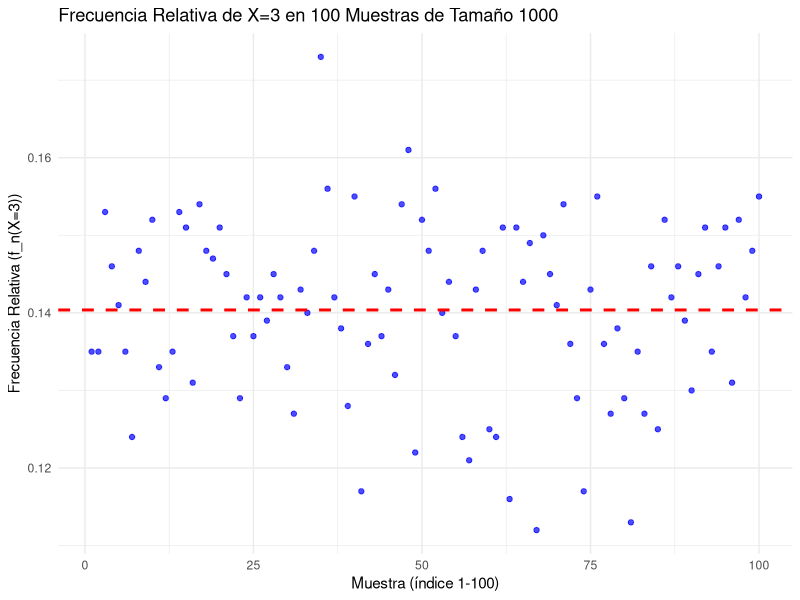
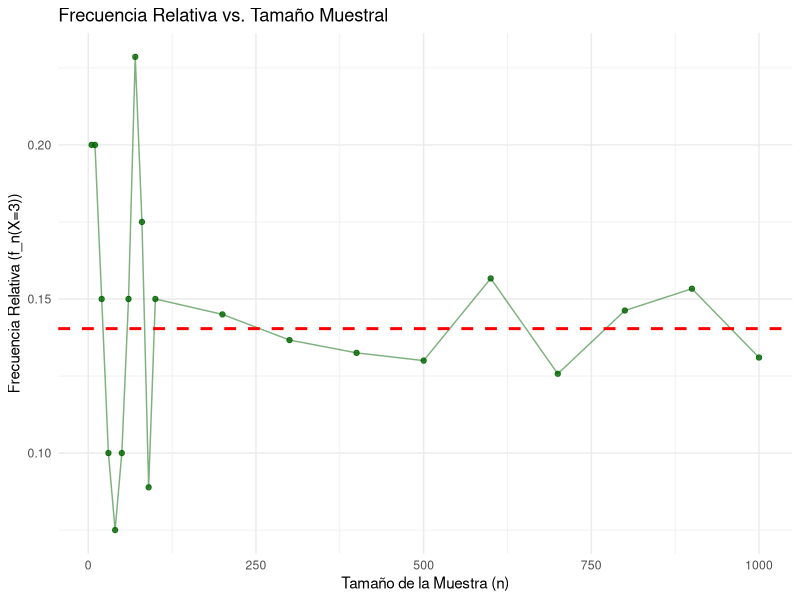
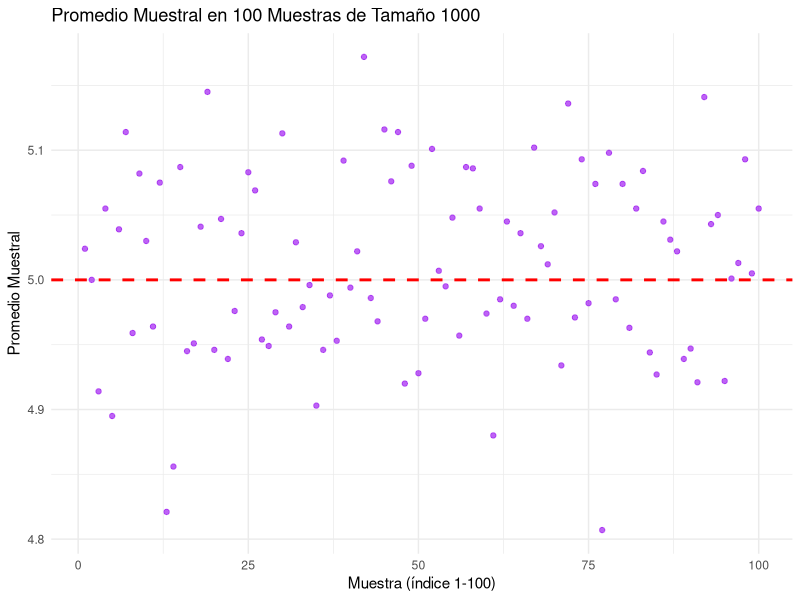
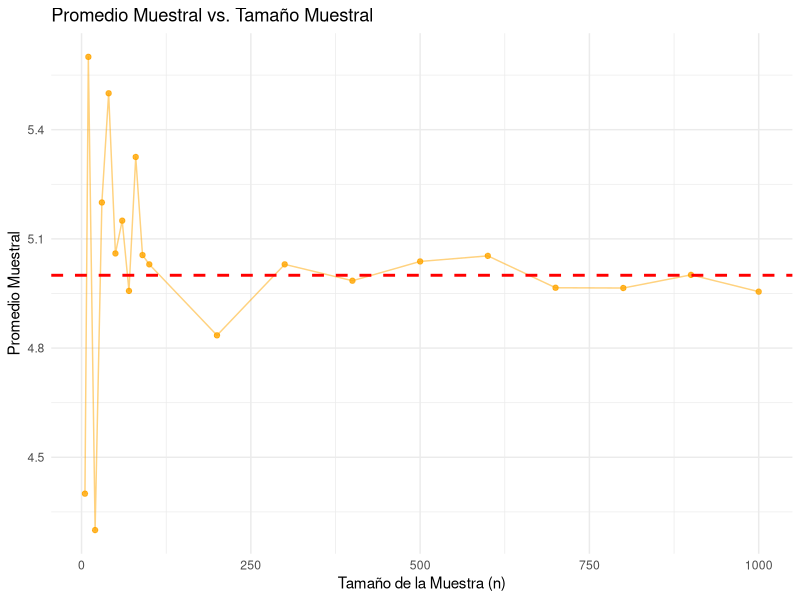

Recreate these plots in R, in order.
###############################################################################
# Sección: Paquetes y Configuración
###############################################################################
library(ggplot2)
library(dplyr)

###############################################################################
# Sección: Cálculo de probabilidad teórica
###############################################################################

# Parámetro de la distribución de Poisson
lambda <- 5

# Valor de interés
x <- 3

# Calcular la probabilidad teórica de P(X=3) usando la fórmula de Poisson.
# La fórmula es P(X=x) = (lambda^x * exp(-lambda)) / x!
# En R, esto se puede calcular fácilmente con la función dpois().
prob_teorica <- dpois(x, lambda = lambda)
prob_teorica

###############################################################################
# Sección: Simulación con una muestra
###############################################################################

# Tamaño de la muestra
n_muestra <- 1000

# Generar una muestra aleatoria de tamaño n_muestra
set.seed(42) # Se fija una semilla para reproducibilidad
muestra_1 <- rpois(n_muestra, lambda = lambda)

# Calcular la frecuencia relativa para X=3
frecuencia_absoluta <- sum(muestra_1 == 3)
frecuencia_relativa <- frecuencia_absoluta / n_muestra
frecuencia_relativa

###############################################################################
# Sección: Análisis de la variabilidad entre muestras
###############################################################################

# Número de muestras a generar
num_muestras <- 100
n_muestra_variabilidad <- 1000

# Vector para almacenar las frecuencias relativas
frecuencias_relativas <- numeric(num_muestras)

# Generar 100 muestras y calcular la frecuencia relativa para cada una
set.seed(123) # Nueva semilla para esta sección
for (i in 1:num_muestras) {
  muestra <- rpois(n_muestra_variabilidad, lambda = lambda)
  frecuencias_relativas[i] <- sum(muestra == 3) / n_muestra_variabilidad
}

# Crear un data frame para el gráfico de dispersión
df_variabilidad <- data.frame(
  Indice = 1:num_muestras,
  Frecuencia = frecuencias_relativas
)

# Construir el gráfico de dispersión
grafico_variabilidad <- ggplot(df_variabilidad, aes(x = Indice, y = Frecuencia)) +
  geom_point(color = "blue", alpha = 0.7) +
  geom_hline(yintercept = prob_teorica, linetype = "dashed", color = "red", size = 1) +
  labs(
    title = "Frecuencia Relativa de X=3 en 100 Muestras de Tamaño 1000",
    x = "Muestra (índice 1-100)",
    y = "Frecuencia Relativa (f_n(X=3))"
  ) +
  theme_minimal()

# Imprimir el gráfico (o guardar si lo desea)
print(grafico_variabilidad)

###############################################################################
# Sección: Impacto del tamaño muestral
###############################################################################

# Tamaños de muestra a considerar
tamanos_muestra <- c(5, 10, 20, 30, 40, 50, 60, 70, 80, 90, 100, 200, 300, 400, 500, 600, 700, 800, 900, 1000)

# Vector para almacenar las frecuencias relativas
frecuencias_por_tamano <- numeric(length(tamanos_muestra))

# Calcular la frecuencia relativa para cada tamaño de muestra
set.seed(456) # Nueva semilla para esta sección
for (i in 1:length(tamanos_muestra)) {
  n <- tamanos_muestra[i]
  muestra <- rpois(n, lambda = lambda)
  frecuencias_por_tamano[i] <- sum(muestra == 3) / n
}

# Crear un data frame para el gráfico de dispersión
df_impacto_tamano <- data.frame(
  TamanoMuestral = tamanos_muestra,
  Frecuencia = frecuencias_por_tamano
)

# Construir el gráfico de dispersión
grafico_impacto_tamano <- ggplot(df_impacto_tamano, aes(x = TamanoMuestral, y = Frecuencia)) +
  geom_point(color = "darkgreen", alpha = 0.8) +
  geom_line(color = "darkgreen", alpha = 0.5) +
  geom_hline(yintercept = prob_teorica, linetype = "dashed", color = "red", size = 1) +
  labs(
    title = "Frecuencia Relativa vs. Tamaño Muestral",
    x = "Tamaño de la Muestra (n)",
    y = "Frecuencia Relativa (f_n(X=3))"
  ) +
  theme_minimal()

# Imprimir el gráfico
print(grafico_impacto_tamano)

###############################################################################
# Sección: Convergencia de la media muestral
###############################################################################

# Número de muestras
num_muestras_media <- 100
n_muestra_media <- 1000

# Vector para almacenar los promedios muestrales
promedios_muestrales <- numeric(num_muestras_media)

# Generar 100 muestras y calcular el promedio para cada una
set.seed(789) # Nueva semilla para esta sección
for (i in 1:num_muestras_media) {
  muestra <- rpois(n_muestra_media, lambda = lambda)
  promedios_muestrales[i] <- mean(muestra)
}

# Crear un data frame para el gráfico de dispersión
df_media <- data.frame(
  Indice = 1:num_muestras_media,
  Promedio = promedios_muestrales
)

# Construir el gráfico de dispersión
grafico_media <- ggplot(df_media, aes(x = Indice, y = Promedio)) +
  geom_point(color = "purple", alpha = 0.7) +
  geom_hline(yintercept = lambda, linetype = "dashed", color = "red", size = 1) +
  labs(
    title = "Promedio Muestral en 100 Muestras de Tamaño 1000",
    x = "Muestra (índice 1-100)",
    y = "Promedio Muestral"
  ) +
  theme_minimal()

# Imprimir el gráfico
print(grafico_media)

###############################################################################
# Sección: Impacto del tamaño muestral en la media
###############################################################################

# Tamaños de muestra a considerar (los mismos que antes)
tamanos_muestra_media <- c(5, 10, 20, 30, 40, 50, 60, 70, 80, 90, 100, 200, 300, 400, 500, 600, 700, 800, 900, 1000)

# Vector para almacenar los promedios muestrales
promedios_por_tamano <- numeric(length(tamanos_muestra_media))

# Calcular el promedio muestral para cada tamaño
set.seed(1011) # Nueva semilla para esta sección
for (i in 1:length(tamanos_muestra_media)) {
  n <- tamanos_muestra_media[i]
  muestra <- rpois(n, lambda = lambda)
  promedios_por_tamano[i] <- mean(muestra)
}

# Crear un data frame para el gráfico de dispersión
df_impacto_media <- data.frame(
  TamanoMuestral = tamanos_muestra_media,
  Promedio = promedios_por_tamano
)

# Construir el gráfico de dispersión
grafico_impacto_media <- ggplot(df_impacto_media, aes(x = TamanoMuestral, y = Promedio)) +
  geom_point(color = "orange", alpha = 0.8) +
  geom_line(color = "orange", alpha = 0.5) +
  geom_hline(yintercept = lambda, linetype = "dashed", color = "red", size = 1) +
  labs(
    title = "Promedio Muestral vs. Tamaño Muestral",
    x = "Tamaño de la Muestra (n)",
    y = "Promedio Muestral"
  ) +
  theme_minimal()

# Imprimir el gráfico
print(grafico_impacto_media)
